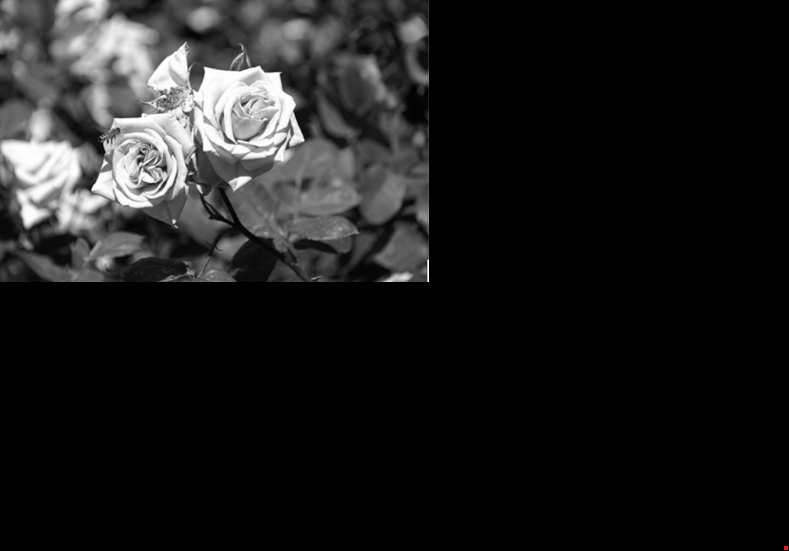
#> input picture rose.png, 789 x 551 px
$ python 0_gaussianBlur.py
#> lines starting #> are read from the running program, lines starting #| are printed output that depends on the picture
import cv2

src = cv2.imread('rose.png', cv2.IMREAD_GRAYSCALE)
#> src: shape (551, 789); min 0, max 255, mean 28.7

dst1 = cv2.GaussianBlur(src, (0,0), 3)
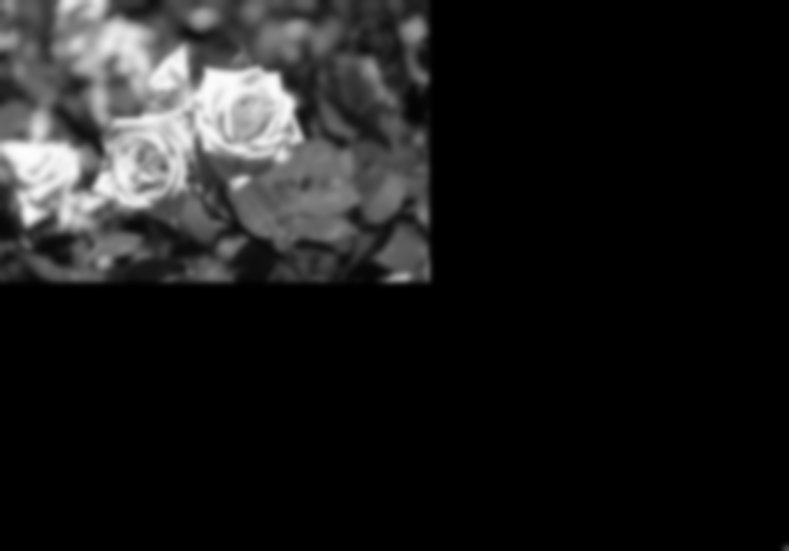
#> dst1: shape (551, 789); min 0, max 253, mean 28.7
# 시그마 값 3에 의해 바뀜
dst2 = cv2.blur(src,(7,7))
# 7,7 마스크에 따라 바뀜

cv2.imshow('src', src)
cv2.imshow('dst1', dst1)
cv2.imshow('dst2', dst2)

cv2.waitKey()
